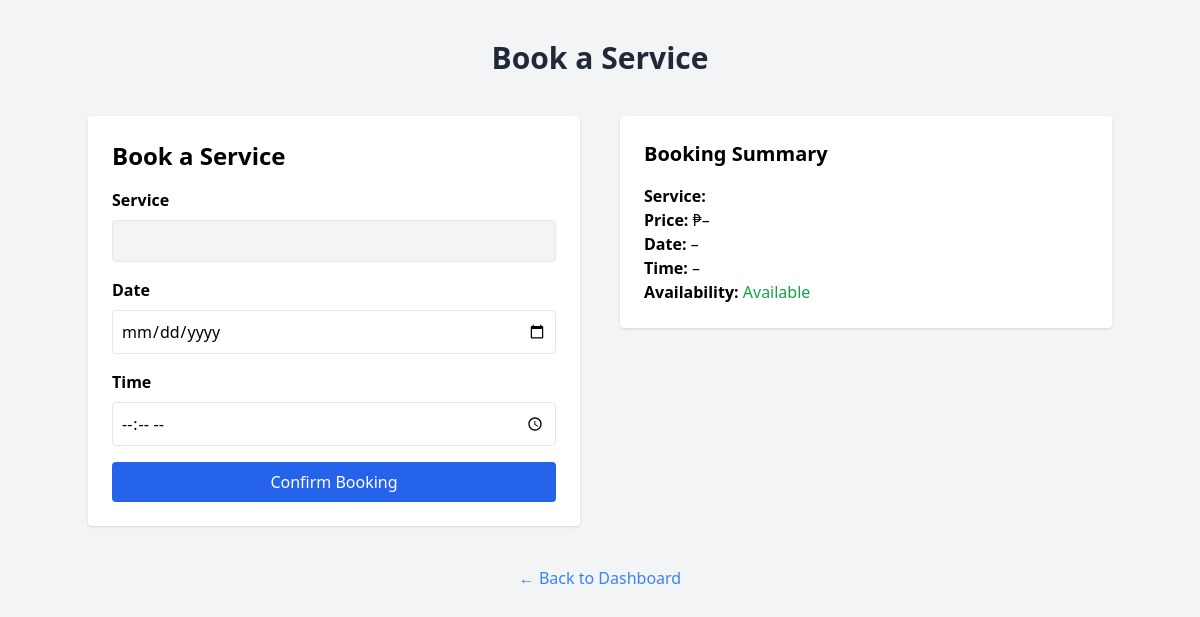
Before: /book?service=Hair+Cut (signed in) with the older database file.
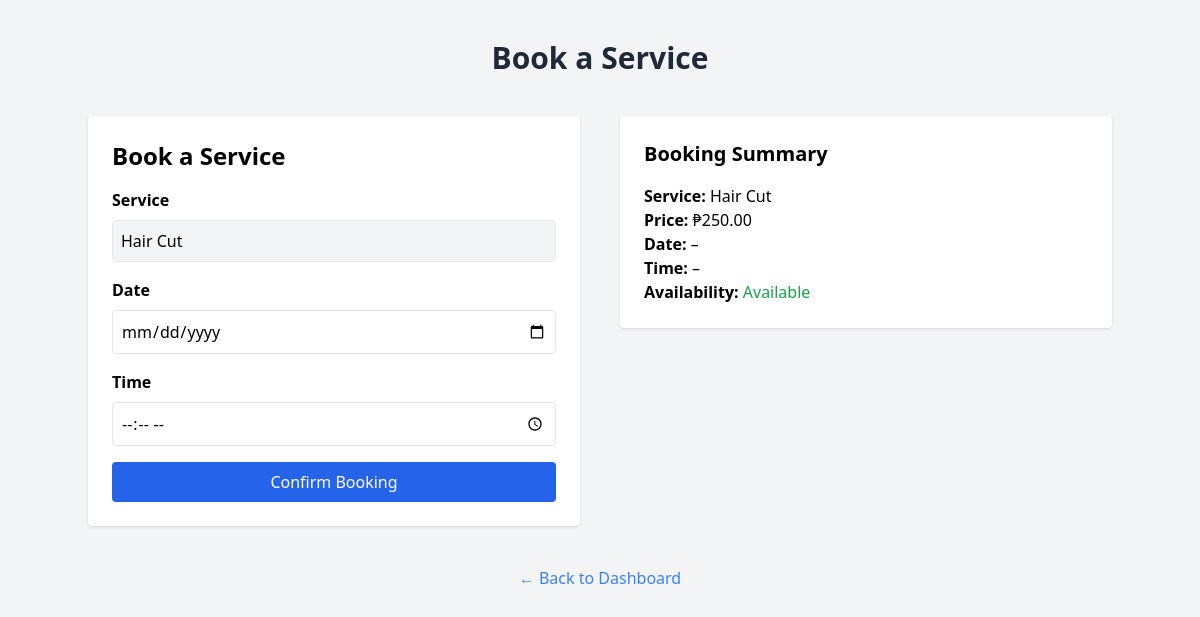
After: the same page with the newer database file.
### app/models.py (models this page shows, shortened)
class Service(db.Model):
    id = db.Column(db.Integer, primary_key=True)
    name = db.Column(db.String(100), nullable=False)
    description = db.Column(db.Text)
    price = db.Column(db.Float, nullable=False)
    image = db.Column(db.String(120))  # Path to uploaded image

### app/routes.py (the view, shortened to what this page needs)
@main.route('/book', methods=['GET', 'POST'], endpoint='book_service')
@main.route('/book', methods=['GET', 'POST'])
@login_required
def book():
    service_param = request.args.get('service')
    selected_service = None
    if service_param:
        selected_service = Service.query.filter_by(name=service_param).first()
    return render_template('book.html', selected_service=selected_service, today=date.today())

### app/routes.py (called while the page is built)
@login_manager.user_loader
def load_user(user_id):
    return User.query.get(int(user_id))

### app/templates/book.html (shortened to what this page needs)
<!DOCTYPE html>
<html lang="en">
<head>
  <script src="https://cdn.tailwindcss.com"></script>
</head>
<body class="bg-gray-100 min-h-screen px-6 py-10 flex flex-col items-center">
  <h1 class="text-3xl font-bold text-gray-800 mb-10">Book a Service</h1>
  <div class="flex flex-col md:flex-row gap-10 w-full max-w-5xl justify-center items-start">
    <form method="POST" class="w-full md:w-1/2 bg-white p-6 rounded shadow">
      <h2 class="text-2xl font-bold mb-4">Book a Service</h2>
      <label class="block mb-2 font-semibold">Service</label>
      <input
        type="text"
        name="service"
        class="w-full mb-4 p-2 border rounded bg-gray-100"
        value="{{ selected_service.name if selected_service else '' }}"
        readonly>
      <label class="block mb-2 font-semibold">Date</label>
      <input type="date" id="date" name="date" class="w-full mb-4 p-2 border rounded" required>
      <label class="block mb-2 font-semibold">Time</label>
      <input type="time" id="time" name="time" class="w-full mb-4 p-2 border rounded" required>
      <button type="submit" class="w-full bg-blue-600 text-white px-4 py-2 rounded hover:bg-blue-700">
        Confirm Booking
      </button>
    </form>
    <div class="w-full md:w-1/2 bg-white p-6 rounded shadow">
      <h2 class="text-xl font-bold mb-4">Booking Summary</h2>
      <p><strong>Service:</strong> <span id="summary-service">{{ selected_service.name }}</span></p>
      <p><strong>Price:</strong> ₱{{ '%.2f' | format(selected_service.price) if selected_service else '–' }}</p>
      <p><strong>Date:</strong> <span id="summary-date">–</span></p>
      <p><strong>Time:</strong> <span id="summary-time">–</span></p>
      <p><strong>Availability:</strong> <span class="text-green-600">Available</span></p>
    </div>
  </div>
  <a href="{{ url_for('main.base') }}" class="mt-10 text-blue-500 hover:underline">← Back to Dashboard</a>
</body>
</html>

Changed rows visible on the page:
added Service: service "Hair Cut", name "Hair Cut", price "250.00"
Other visible differences:
{{ '%.2f' | format(selected_service.price) if selected_service else '–' }}: "–" → (not shown)
